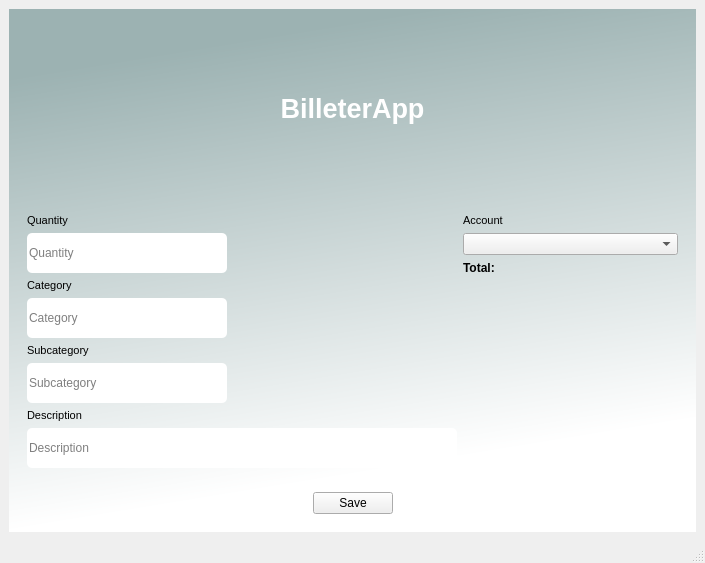
<?xml version="1.0" encoding="UTF-8"?>
<ui version="4.0">
 <class>MainWindow</class>
 <widget class="QMainWindow" name="MainWindow">
  <property name="geometry">
   <rect>
    <x>0</x>
    <y>0</y>
    <width>705</width>
    <height>563</height>
   </rect>
  </property>
  <property name="windowTitle">
   <string>MainWindow</string>
  </property>
  <widget class="QWidget" name="centralwidget">
   <layout class="QHBoxLayout" name="horizontalLayout_4">
    <item>
     <widget class="QWidget" name="widget" native="true">
      <property name="styleSheet">
       <string notr="true">QWidget#widget{
background-color:qlineargradient(spread:pad, x1:0, y1:0, x2:0.207, y2:0.954545, stop:0.132159 rgba(156, 178, 178, 255), stop:1 rgba(255, 255, 255, 255))}</string>
      </property>
      <layout class="QVBoxLayout" name="verticalLayout" stretch="7,7,1">
       <item>
        <widget class="QWidget" name="label_widget" native="true">
         <layout class="QHBoxLayout" name="horizontalLayout_6">
          <item>
           <widget class="QLabel" name="label">
            <property name="text">
             <string>&lt;html&gt;&lt;head/&gt;&lt;body&gt;&lt;p align=&quot;center&quot;&gt;&lt;span style=&quot; font-size:20pt; font-weight:600; color:#ffffff;&quot;&gt;BilleterApp&lt;/span&gt;&lt;/p&gt;&lt;/body&gt;&lt;/html&gt;</string>
            </property>
           </widget>
          </item>
         </layout>
        </widget>
       </item>
       <item>
        <widget class="QWidget" name="main_widget" native="true">
         <layout class="QHBoxLayout" name="horizontalLayout" stretch="2,1">
          <item>
           <layout class="QVBoxLayout" name="data_verticalLayout">
            <item>
             <widget class="QLabel" name="quantity_label">
              <property name="font">
               <font>
                <pointsize>8</pointsize>
               </font>
              </property>
              <property name="text">
               <string>Quantity</string>
              </property>
             </widget>
            </item>
            <item>
             <widget class="QLineEdit" name="quantity_line">
              <property name="minimumSize">
               <size>
                <width>0</width>
                <height>40</height>
               </size>
              </property>
              <property name="maximumSize">
               <size>
                <width>200</width>
                <height>16777215</height>
               </size>
              </property>
              <property name="toolTip">
               <string/>
              </property>
              <property name="styleSheet">
               <string notr="true">background-color: rgb(255, 255, 255);
border-radius:5px;
</string>
              </property>
              <property name="text">
               <string/>
              </property>
              <property name="frame">
               <bool>false</bool>
              </property>
              <property name="placeholderText">
               <string>Quantity</string>
              </property>
             </widget>
            </item>
            <item>
             <widget class="QLabel" name="category_label">
              <property name="font">
               <font>
                <pointsize>8</pointsize>
               </font>
              </property>
              <property name="text">
               <string>Category</string>
              </property>
             </widget>
            </item>
            <item>
             <widget class="QLineEdit" name="category_line">
              <property name="minimumSize">
               <size>
                <width>0</width>
                <height>40</height>
               </size>
              </property>
              <property name="maximumSize">
               <size>
                <width>200</width>
                <height>16777215</height>
               </size>
              </property>
              <property name="toolTip">
               <string/>
              </property>
              <property name="styleSheet">
               <string notr="true">background-color: rgb(255, 255, 255);
border-radius:5px;
</string>
              </property>
              <property name="text">
               <string/>
              </property>
              <property name="frame">
               <bool>false</bool>
              </property>
              <property name="placeholderText">
               <string>Category</string>
              </property>
             </widget>
            </item>
            <item>
             <widget class="QLabel" name="subcategory_label">
              <property name="font">
               <font>
                <pointsize>8</pointsize>
               </font>
              </property>
              <property name="text">
               <string>Subcategory</string>
              </property>
             </widget>
            </item>
            <item>
             <widget class="QLineEdit" name="subcategory_line">
              <property name="minimumSize">
               <size>
                <width>0</width>
                <height>40</height>
               </size>
              </property>
              <property name="maximumSize">
               <size>
                <width>200</width>
                <height>16777215</height>
               </size>
              </property>
              <property name="toolTip">
               <string/>
              </property>
              <property name="styleSheet">
               <string notr="true">background-color: rgb(255, 255, 255);
border-radius:5px;
</string>
              </property>
              <property name="text">
               <string/>
              </property>
              <property name="frame">
               <bool>false</bool>
              </property>
              <property name="placeholderText">
               <string>Subcategory</string>
              </property>
             </widget>
            </item>
            <item>
             <widget class="QLabel" name="description_label">
              <property name="font">
               <font>
                <pointsize>8</pointsize>
               </font>
              </property>
              <property name="text">
               <string>Description</string>
              </property>
             </widget>
            </item>
            <item>
             <widget class="QLineEdit" name="description_line">
              <property name="minimumSize">
               <size>
                <width>0</width>
                <height>40</height>
               </size>
              </property>
              <property name="toolTip">
               <string/>
              </property>
              <property name="styleSheet">
               <string notr="true">background-color: rgb(255, 255, 255);
border-radius:5px;
</string>
              </property>
              <property name="text">
               <string/>
              </property>
              <property name="frame">
               <bool>false</bool>
              </property>
              <property name="placeholderText">
               <string>Description</string>
              </property>
             </widget>
            </item>
            <item>
             <spacer name="data_verticalSpacer">
              <property name="orientation">
               <enum>Qt::Vertical</enum>
              </property>
              <property name="sizeHint" stdset="0">
               <size>
                <width>20</width>
                <height>40</height>
               </size>
              </property>
             </spacer>
            </item>
           </layout>
          </item>
          <item>
           <layout class="QVBoxLayout" name="acc_verticalLayout" stretch="0,0,0,0">
            <item>
             <widget class="QLabel" name="account_label">
              <property name="font">
               <font>
                <pointsize>8</pointsize>
               </font>
              </property>
              <property name="text">
               <string>Account</string>
              </property>
             </widget>
            </item>
            <item>
             <widget class="QComboBox" name="accounts_comboBox"/>
            </item>
            <item>
             <widget class="QLabel" name="total_label">
              <property name="font">
               <font>
                <weight>75</weight>
                <bold>true</bold>
               </font>
              </property>
              <property name="text">
               <string>Total: </string>
              </property>
             </widget>
            </item>
            <item>
             <spacer name="verticalSpacer">
              <property name="orientation">
               <enum>Qt::Vertical</enum>
              </property>
              <property name="sizeHint" stdset="0">
               <size>
                <width>20</width>
                <height>40</height>
               </size>
              </property>
             </spacer>
            </item>
           </layout>
          </item>
         </layout>
        </widget>
       </item>
       <item>
        <widget class="QWidget" name="sabe_button_widget" native="true">
         <layout class="QHBoxLayout" name="horizontalLayout_5">
          <item>
           <spacer name="save_horizontalSpacer_l">
            <property name="orientation">
             <enum>Qt::Horizontal</enum>
            </property>
            <property name="sizeHint" stdset="0">
             <size>
              <width>40</width>
              <height>20</height>
             </size>
            </property>
           </spacer>
          </item>
          <item>
           <widget class="QPushButton" name="save_button">
            <property name="text">
             <string>Save</string>
            </property>
           </widget>
          </item>
          <item>
           <spacer name="save_horizontalSpacer_r">
            <property name="orientation">
             <enum>Qt::Horizontal</enum>
            </property>
            <property name="sizeHint" stdset="0">
             <size>
              <width>40</width>
              <height>20</height>
             </size>
            </property>
           </spacer>
          </item>
         </layout>
        </widget>
       </item>
      </layout>
     </widget>
    </item>
   </layout>
  </widget>
  <widget class="QMenuBar" name="menubar">
   <property name="geometry">
    <rect>
     <x>0</x>
     <y>0</y>
     <width>705</width>
     <height>26</height>
    </rect>
   </property>
  </widget>
  <widget class="QStatusBar" name="statusbar"/>
 </widget>
 <resources/>
 <connections/>
</ui>
